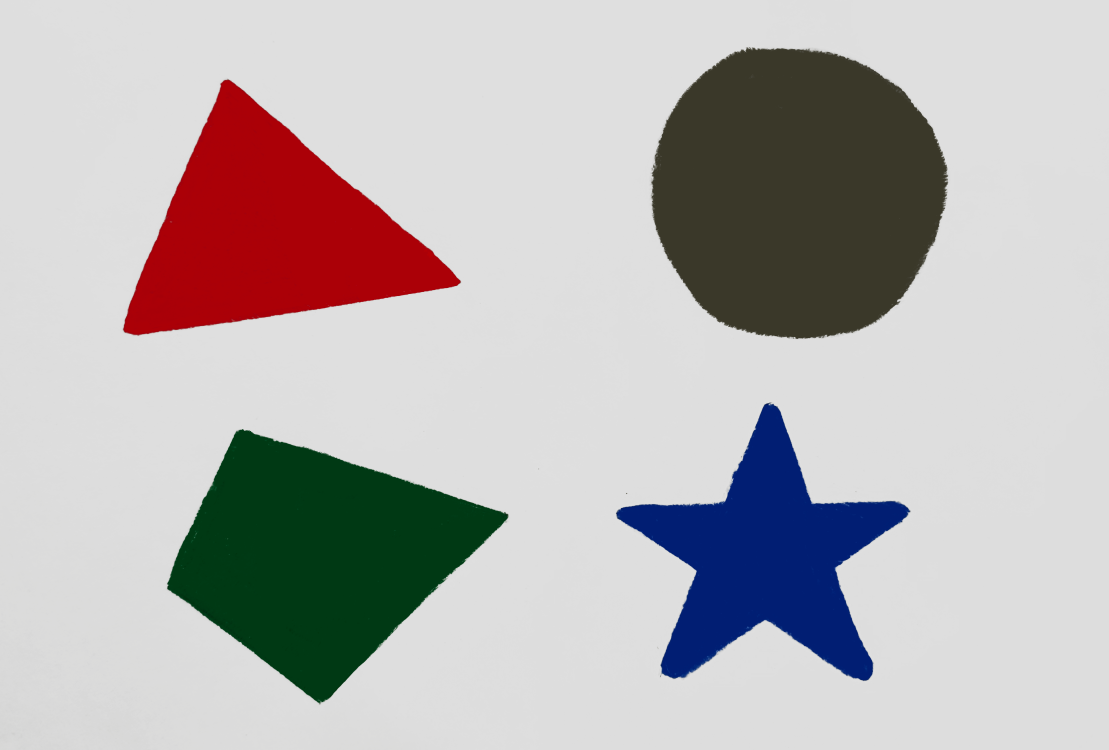
#> input picture images/figures.png, 3326 x 2250 px (shown at 1/3 size)
$ python HW_less5.py
#> lines starting #> are read from the running program, lines starting #| are printed output that depends on the picture; after the words box and inside, x2 and y2 are one past the last pixel; in counts of white or black regions, pixels touching at a corner belong together
import cv2
import numpy as np
img = cv2.imread('images/figures.png')
#> img is the input picture: shape (2250, 3326, 3); mean B, G, R 179, 178.6, 183
img = cv2.resize(img, (img.shape[1] // 4, img.shape[0] // 4))
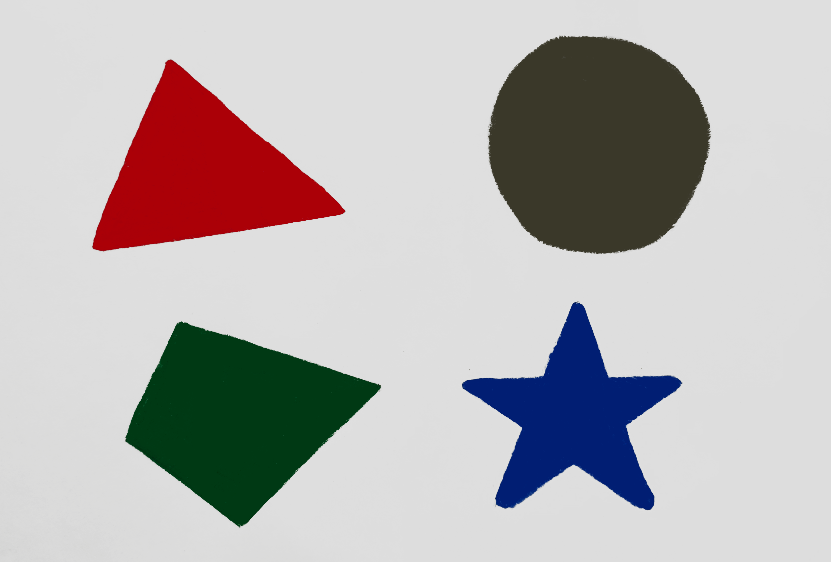
#> img: shape (562, 831, 3); mean B, G, R 179, 178.6, 183
img1 = cv2.GaussianBlur(img, (3, 3), 0)
# lower_triangle, lower_oval, lower_square, lower_star = np.array([139, 0, 0]), np.array([0, 9, 0]), np.array([66, 0, 0]), np.array([0, 206, 80])
# upper_triangle, upper_oval, upper_square, upper_star = np.array([179, 255, 255]), np.array([72, 114, 80]), np.array([84, 255, 255]), np.array([179, 255, 142])
lower_triangle = np.array([140, 0, 0])
upper_triangle = np.array([179, 255, 255])
mask_triangle = cv2.inRange(img1, lower_triangle, upper_triangle)
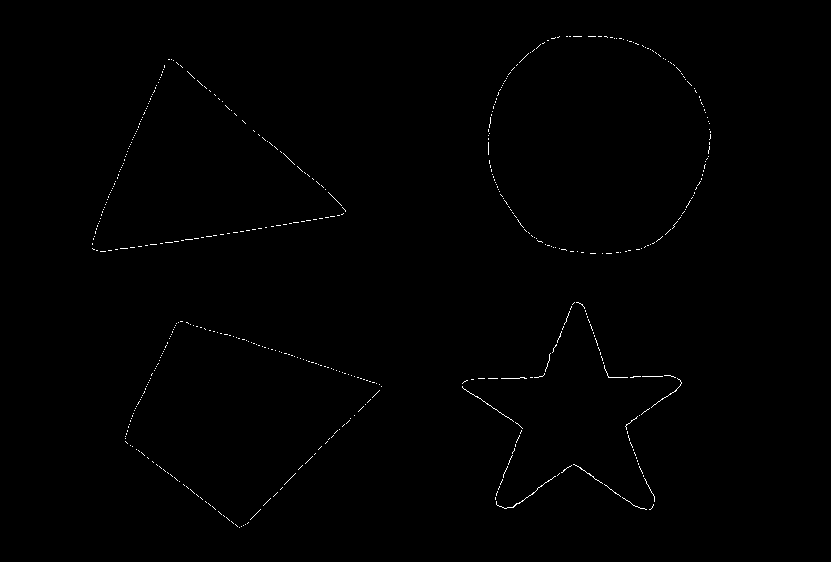
#> mask_triangle: shape (562, 831); 0.39% white in thin lines or dots, all inside (x1, y1, x2, y2) = (92, 36, 711, 528)
img1 = cv2.bitwise_and(img1, img1, mask = mask_triangle)
contours_t, _ = cv2.findContours(mask_triangle, cv2.RETR_EXTERNAL, cv2.CHAIN_APPROX_SIMPLE)
#> contours_t = 518 contours, all with area under 20
for cnt_t in contours_t:
    area_t = cv2.contourArea(cnt_t)
    if area_t > 100:
        periment_t = cv2.arcLength(cnt_t, True)
        M_t = cv2.moments(cnt_t)
        if M_t["m00"] != 0:
            cx_t = int(M_t["m10"] / M_t["m00"])
            cy_t = int(M_t["m01"] / M_t["m00"])
        x_t, y_t, w_t, h_t = cv2.boundingRect(cnt_t)
        aspect_ratio_t = round(w_t / h_t, 2)
        compactness_t = round((4 * np.pi * area_t) / (periment_t ** 2), 2)
#> this loop made 518 passes
#> (cnt_t, area_t) on passes 1 to 3: ([[239, 527]], 0), ([[241, 526]], 0), ([[243, 525]], 0)

        # print(f'Трикутник: площа-{area_t}, периметр-{periment_t}, центр-({cx_t}; {cy_t}), aspect_ratio-{aspect_ratio_t}, compactness-{compactness_t}')


# cv2.imshow("Mask", mask_triangle)
# cv2.imshow("figures", img)
cv2.waitKey(0)
cv2.destroyAllWindows()
